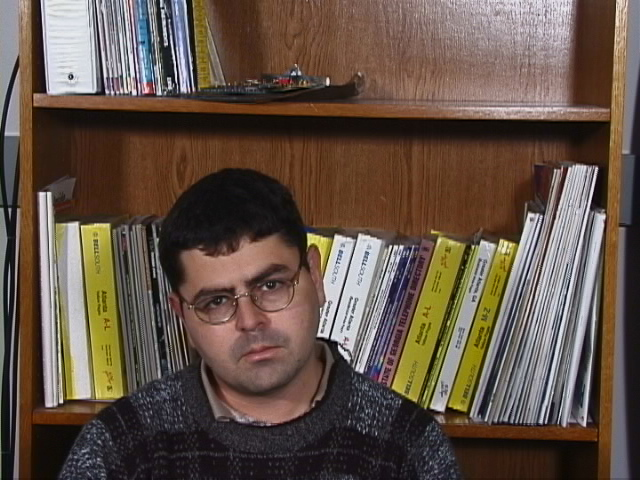
#> input picture GeorgiaTechFaces/Dataset_1/s03/07.jpg, 640 x 480 px; its folder holds only this picture in this run
$ python OneclassSVM+pca.py
#> lines starting #> are read from the running program, lines starting #| are printed output that depends on the picture
import os

import cv2

from skimage.feature import hog
from sklearn.decomposition import PCA
from sklearn.metrics import accuracy_score
from sklearn.model_selection import GridSearchCV
from sklearn.preprocessing import StandardScaler
from sklearn.svm import OneClassSVM
from tqdm import tqdm

processedset_path = "../GeorgiaTechFaces/Dataset_1"

X = []
y = []
X_train = []

for subject_name in tqdm(os.listdir(processedset_path), desc='reading processed images'):
    if os.path.isdir(os.path.join(processedset_path, subject_name)):
        subject_images_dir = os.path.join(processedset_path, subject_name)
        temp_x_list = []
        for img_name in os.listdir(subject_images_dir):
            if img_name.endswith('.jpg'):
                img_path = os.path.join(subject_images_dir, img_name)
                img = cv2.imread(img_path, flags=0)
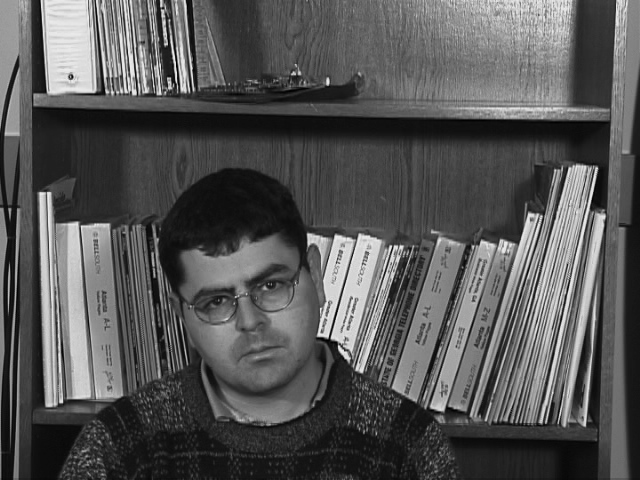
#> img: shape (480, 640); min 0, max 236, mean 85.7
                # gray_img = cv2.cvtColor(img, cv2.COLOR_BGR2GRAY)
                x_feature = hog(img, orientations=8, pixels_per_cell=(10, 10),cells_per_block=(1, 1), visualize=False)
                X.append(x_feature)
#> pass 2 of the loop `for subject_name in tqdm(os.listdir(processedset_path), desc='reading ..`:
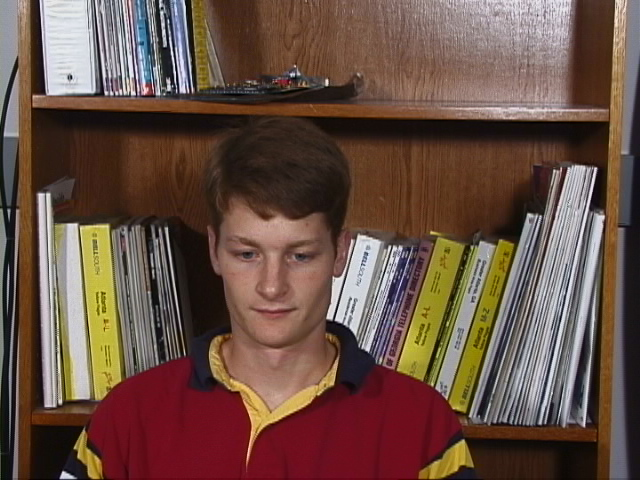
#> input picture GeorgiaTechFaces/Dataset_1/s07/04.jpg, 640 x 480 px
#> `img = cv2.imread(img_path, flags=0)`:
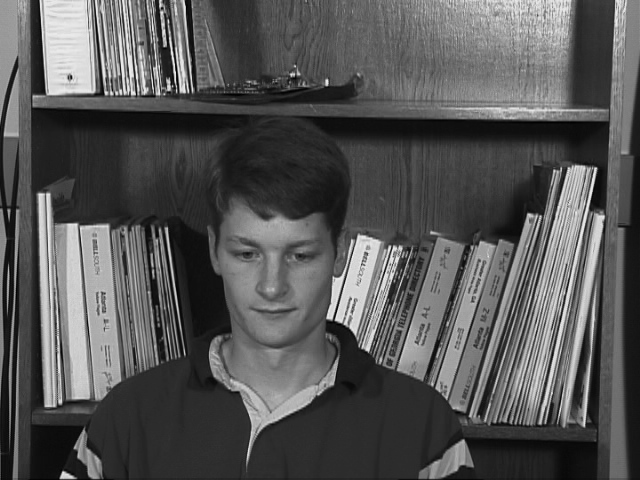
#> img: shape (480, 640); min 0, max 237, mean 85.7
#> pass 3 of the loop `for subject_name in tqdm(os.listdir(processedset_path), desc='reading ..`:
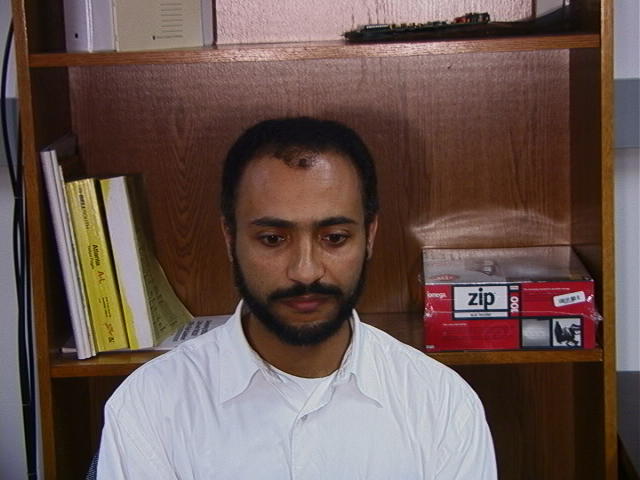
#> input picture GeorgiaTechFaces/Dataset_1/s12/10.jpg, 640 x 480 px
#> `img = cv2.imread(img_path, flags=0)`:
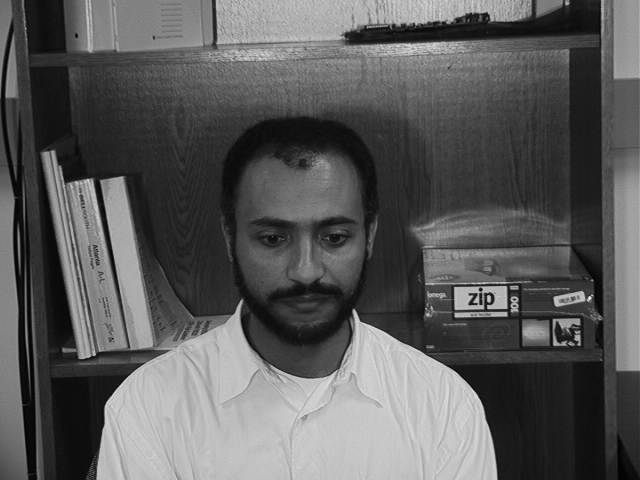
#> img: shape (480, 640); min 0, max 232, mean 91.2
#> the loop made 4 passes; the first 3 are shown

employee_features = X[:450]
outsider_features = X[450:]
y_test_employee = ['Accepted'] * 450
y_test_outsider = ['Rejected'] * 300
y_test = y_test_employee + y_test_outsider

# scaler = StandardScaler()
# X_train = scaler.fit_transform(employee_features)
#
# param_grid = {
#     'nu': [0.01, 0.05, 0.1, 0.2, 0.5],  # 通常从很小的值开始尝试
#     'gamma': ['scale', 'auto', 0.1, 0.01, 0.001],  # 包括自动和手动设定的gamma
#     'kernel': ['rbf', 'linear', 'poly']  # 尝试不同的核函数
# }
#
# # 创建 OneClassSVM 对象
# oc_svm = OneClassSVM()
# grid_search = GridSearchCV(oc_svm, param_grid, cv=5, scoring='accuracy')
#
# # 训练模型
# grid_search.fit(X_train, y_test_employee)  # y_train 是用于交叉验证的标签
#
# # 训练单类SVM
# # oc_svm = OneClassSVM(kernel='rbf', gamma='scale').fit(X_train_scaled)
#
# # 在测试数据上进行预测，这里的测试数据可以包含外来者的面部图像
# X_test_scaled = scaler.transform(X)
# y_pred = oc_.predict(X)
# # 将预测结果转换为 'Accepted' 或 'Rejected'
# y_pred = ['Accepted' if x == 1 else 'Rejected' for x in y_pred]
# # 计算准确率

import numpy as np
from sklearn.svm import OneClassSVM
from sklearn.preprocessing import StandardScaler
from sklearn.model_selection import GridSearchCV
from sklearn.metrics import make_scorer, roc_auc_score

# 假设已经有了 X_train 和 X_test 的面部特征
scaler = StandardScaler()
X_train_scaled = scaler.fit_transform(employee_features)

# 初始化 PCA，选择主成分的数量，例如2个
pca = PCA(n_components=6)

# 对标准化后的数据进行 PCA 转换
#> (the run stopped early here; a loop or call above may not have finished)
